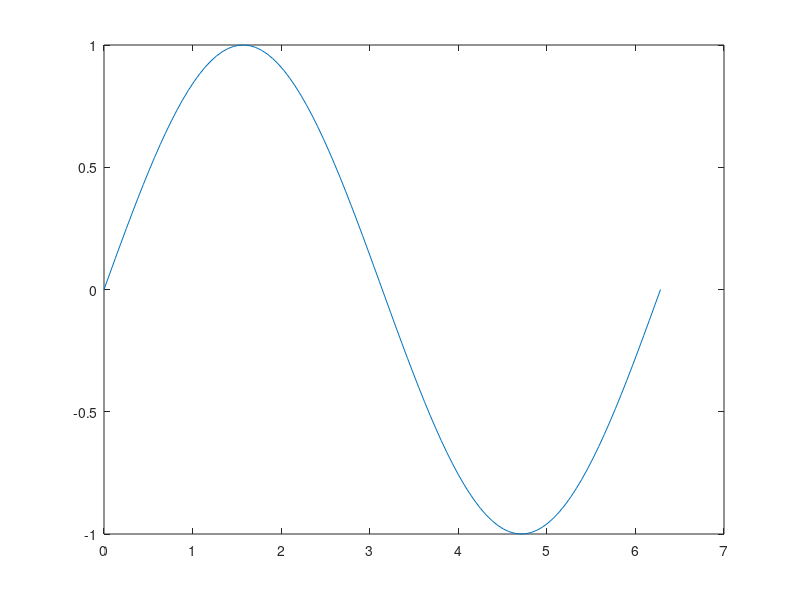
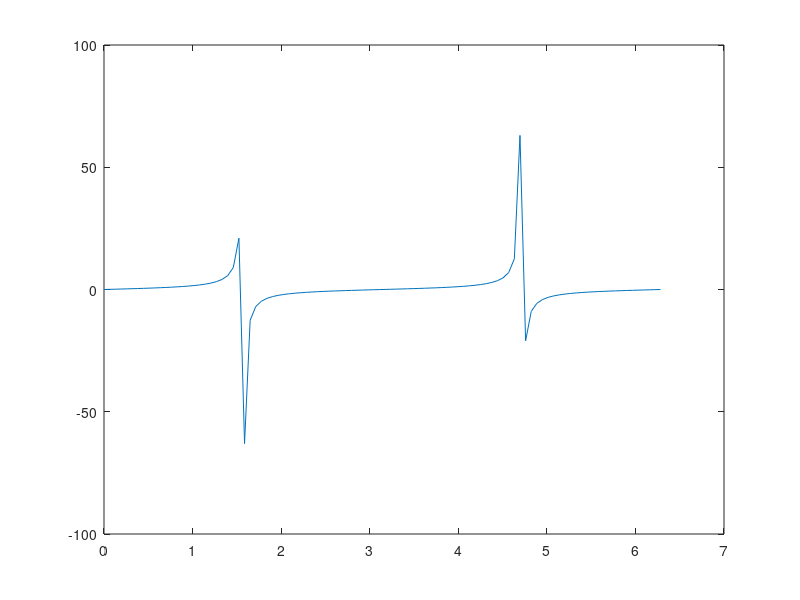

The MATLAB source for these figures, in order: (Note: this script raises an error after producing the figures.)
% SAVEFIGS example

%% Script
% Cleaning
close all;

% Plot something
x = linspace(0,2*pi,100);
y1 = sin(x);
y2 = tan(x);
figure(2); plot(x,y1);
figure(3); plot(x,y2);

% I'm choosing a save folder (if I don't they will be saved into .\fig\
savedir = 'myfigures';

% I can just save the figures with their numbers, so that the created name
% would be "fig2", "fig3"...
SaveFigs(savedir);

% or I can specify the name of the figures
f2 = figure(2);
f2.Name = 'Sine plot';
f3 = figure(3);
f3.Name = 'Tan plot';

SaveFigs(savedir);

% I can choose the format of the output files as a Param/Value option
SaveFigs(savedir,'format','fig');

return;
%% Shortcut
% I find very useful to use this function as a toolbar shortcut. By using
% the provided code for the shortcut, it saves all the opened figures in
% the folder specified in the variable "figdir". 
% If the variable is not present, it saves them into the default folder .\fig.
disp('Saving open figures...');
if(exist('figdir','var') == 1)
    SaveFigs(figdir);
else
    SaveFigs();
end